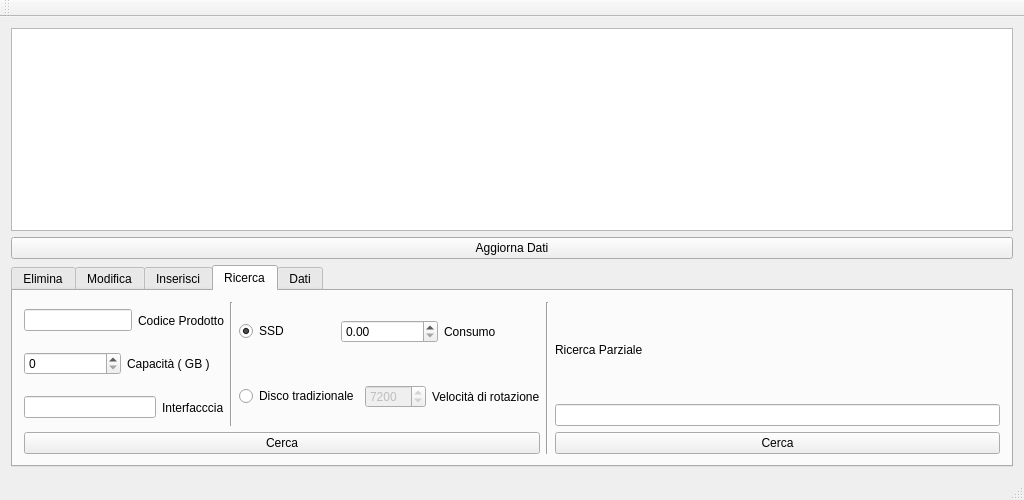
<?xml version="1.0" encoding="UTF-8"?>
<ui version="4.0">
 <class>MainWindow</class>
 <widget class="QMainWindow" name="MainWindow">
  <property name="geometry">
   <rect>
    <x>0</x>
    <y>0</y>
    <width>1024</width>
    <height>500</height>
   </rect>
  </property>
  <property name="windowTitle">
   <string>qDB</string>
  </property>
  <widget class="QWidget" name="centralWidget">
   <layout class="QVBoxLayout" name="verticalLayout_15">
    <item>
     <layout class="QVBoxLayout" name="verticalLayout_14">
      <item>
       <widget class="QTextEdit" name="dati">
        <property name="readOnly">
         <bool>true</bool>
        </property>
       </widget>
      </item>
      <item>
       <widget class="QPushButton" name="aggiorna">
        <property name="text">
         <string>Aggiorna Dati</string>
        </property>
       </widget>
      </item>
      <item>
       <widget class="QTabWidget" name="tabdati">
        <property name="focusPolicy">
         <enum>Qt::TabFocus</enum>
        </property>
        <property name="currentIndex">
         <number>3</number>
        </property>
        <widget class="QWidget" name="tabelimina">
         <attribute name="title">
          <string>Elimina</string>
         </attribute>
         <layout class="QHBoxLayout" name="horizontalLayout_20">
          <item>
           <layout class="QVBoxLayout" name="verticalLayout_3">
            <item>
             <widget class="QLabel" name="codiceeliminalabel">
              <property name="text">
               <string>Inserire il codice del prodotto da eliminare :</string>
              </property>
             </widget>
            </item>
            <item>
             <widget class="QLineEdit" name="elimina"/>
            </item>
            <item>
             <widget class="QPushButton" name="eliminaelemento">
              <property name="text">
               <string>Elimina</string>
              </property>
             </widget>
            </item>
           </layout>
          </item>
          <item>
           <spacer name="horizontalSpacer">
            <property name="orientation">
             <enum>Qt::Horizontal</enum>
            </property>
            <property name="sizeHint" stdset="0">
             <size>
              <width>40</width>
              <height>20</height>
             </size>
            </property>
           </spacer>
          </item>
         </layout>
        </widget>
        <widget class="QWidget" name="tabmodifica">
         <attribute name="title">
          <string>Modifica</string>
         </attribute>
         <layout class="QVBoxLayout" name="verticalLayout_13">
          <item>
           <layout class="QVBoxLayout" name="verticalLayout_12">
            <item>
             <layout class="QHBoxLayout" name="horizontalLayout_12">
              <item>
               <widget class="QLabel" name="label_2">
                <property name="text">
                 <string>Inserire il codice del prodotto da modificare :</string>
                </property>
               </widget>
              </item>
              <item>
               <widget class="QLineEdit" name="cercamodifica">
                <property name="focusPolicy">
                 <enum>Qt::WheelFocus</enum>
                </property>
               </widget>
              </item>
              <item>
               <widget class="QPushButton" name="cercamodificabutton">
                <property name="text">
                 <string>Cerca</string>
                </property>
               </widget>
              </item>
             </layout>
            </item>
            <item>
             <layout class="QHBoxLayout" name="horizontalLayout_24">
              <item>
               <layout class="QVBoxLayout" name="verticalLayout_10">
                <item>
                 <layout class="QHBoxLayout" name="horizontalLayout_13">
                  <item>
                   <widget class="QLineEdit" name="interfacciamodifica">
                    <property name="enabled">
                     <bool>false</bool>
                    </property>
                   </widget>
                  </item>
                  <item>
                   <widget class="QLabel" name="interfacciamodificalabel">
                    <property name="enabled">
                     <bool>false</bool>
                    </property>
                    <property name="text">
                     <string>Interfacccia</string>
                    </property>
                   </widget>
                  </item>
                 </layout>
                </item>
                <item>
                 <layout class="QHBoxLayout" name="horizontalLayout_14">
                  <item>
                   <widget class="QSpinBox" name="capacitamodifica">
                    <property name="enabled">
                     <bool>false</bool>
                    </property>
                    <property name="maximum">
                     <number>15000</number>
                    </property>
                    <property name="value">
                     <number>0</number>
                    </property>
                   </widget>
                  </item>
                  <item>
                   <widget class="QLabel" name="capacitamodificalabel">
                    <property name="enabled">
                     <bool>false</bool>
                    </property>
                    <property name="text">
                     <string>Capacità ( GB )</string>
                    </property>
                   </widget>
                  </item>
                 </layout>
                </item>
               </layout>
              </item>
              <item>
               <spacer name="horizontalSpacer_3">
                <property name="orientation">
                 <enum>Qt::Horizontal</enum>
                </property>
                <property name="sizeHint" stdset="0">
                 <size>
                  <width>40</width>
                  <height>20</height>
                 </size>
                </property>
               </spacer>
              </item>
              <item>
               <widget class="Line" name="line_5">
                <property name="orientation">
                 <enum>Qt::Vertical</enum>
                </property>
               </widget>
              </item>
              <item>
               <layout class="QVBoxLayout" name="verticalLayout_11">
                <item>
                 <layout class="QHBoxLayout" name="horizontalLayout_15">
                  <item>
                   <widget class="QRadioButton" name="SSDmodificaradio">
                    <property name="enabled">
                     <bool>false</bool>
                    </property>
                    <property name="text">
                     <string>SSD</string>
                    </property>
                    <property name="checked">
                     <bool>true</bool>
                    </property>
                   </widget>
                  </item>
                  <item>
                   <widget class="QDoubleSpinBox" name="consumomodifica">
                    <property name="enabled">
                     <bool>false</bool>
                    </property>
                   </widget>
                  </item>
                  <item>
                   <widget class="QLabel" name="consumomodificalabel">
                    <property name="enabled">
                     <bool>false</bool>
                    </property>
                    <property name="text">
                     <string>Consumo</string>
                    </property>
                   </widget>
                  </item>
                 </layout>
                </item>
                <item>
                 <layout class="QHBoxLayout" name="horizontalLayout_16">
                  <item>
                   <widget class="QRadioButton" name="Discomodificaradio">
                    <property name="enabled">
                     <bool>false</bool>
                    </property>
                    <property name="text">
                     <string>Disco tradizionale</string>
                    </property>
                   </widget>
                  </item>
                  <item>
                   <widget class="QSpinBox" name="velocitamodifica">
                    <property name="enabled">
                     <bool>false</bool>
                    </property>
                    <property name="maximum">
                     <number>30000</number>
                    </property>
                    <property name="value">
                     <number>7200</number>
                    </property>
                   </widget>
                  </item>
                  <item>
                   <widget class="QLabel" name="velocitamodificalabel">
                    <property name="enabled">
                     <bool>false</bool>
                    </property>
                    <property name="text">
                     <string>Velocità di rotazione</string>
                    </property>
                   </widget>
                  </item>
                 </layout>
                </item>
               </layout>
              </item>
              <item>
               <spacer name="horizontalSpacer_4">
                <property name="orientation">
                 <enum>Qt::Horizontal</enum>
                </property>
                <property name="sizeHint" stdset="0">
                 <size>
                  <width>40</width>
                  <height>20</height>
                 </size>
                </property>
               </spacer>
              </item>
             </layout>
            </item>
            <item>
             <widget class="QPushButton" name="modificabutton">
              <property name="enabled">
               <bool>false</bool>
              </property>
              <property name="text">
               <string>Modifica</string>
              </property>
             </widget>
            </item>
           </layout>
          </item>
         </layout>
        </widget>
        <widget class="QWidget" name="tabinserisci">
         <attribute name="title">
          <string>Inserisci</string>
         </attribute>
         <layout class="QHBoxLayout" name="horizontalLayout_22">
          <item>
           <layout class="QVBoxLayout" name="verticalLayout_2">
            <item>
             <layout class="QHBoxLayout" name="horizontalLayout_21">
              <item>
               <widget class="Line" name="line">
                <property name="orientation">
                 <enum>Qt::Vertical</enum>
                </property>
               </widget>
              </item>
              <item>
               <layout class="QVBoxLayout" name="verticalLayout_8">
                <item>
                 <layout class="QHBoxLayout" name="horizontalLayout_7">
                  <item>
                   <widget class="QLineEdit" name="codiceprodotto"/>
                  </item>
                  <item>
                   <widget class="QLabel" name="codiceprodottolabel">
                    <property name="text">
                     <string>Codice Prodotto</string>
                    </property>
                   </widget>
                  </item>
                 </layout>
                </item>
                <item>
                 <layout class="QHBoxLayout" name="horizontalLayout_8">
                  <item>
                   <widget class="QLineEdit" name="interfaccia"/>
                  </item>
                  <item>
                   <widget class="QLabel" name="interfaccialabel">
                    <property name="text">
                     <string>Interfacccia</string>
                    </property>
                   </widget>
                  </item>
                 </layout>
                </item>
                <item>
                 <layout class="QHBoxLayout" name="horizontalLayout_9">
                  <item>
                   <widget class="QSpinBox" name="capacita">
                    <property name="maximum">
                     <number>15000</number>
                    </property>
                    <property name="value">
                     <number>0</number>
                    </property>
                   </widget>
                  </item>
                  <item>
                   <widget class="QLabel" name="capacitalabel">
                    <property name="text">
                     <string>Capacità ( GB )</string>
                    </property>
                   </widget>
                  </item>
                 </layout>
                </item>
               </layout>
              </item>
              <item>
               <spacer name="horizontalSpacer_5">
                <property name="orientation">
                 <enum>Qt::Horizontal</enum>
                </property>
                <property name="sizeHint" stdset="0">
                 <size>
                  <width>40</width>
                  <height>20</height>
                 </size>
                </property>
               </spacer>
              </item>
              <item>
               <layout class="QVBoxLayout" name="verticalLayout_9">
                <item>
                 <layout class="QHBoxLayout" name="horizontalLayout_10">
                  <item>
                   <widget class="QRadioButton" name="SSD">
                    <property name="text">
                     <string>SSD</string>
                    </property>
                    <property name="checked">
                     <bool>true</bool>
                    </property>
                   </widget>
                  </item>
                  <item>
                   <widget class="QDoubleSpinBox" name="consumo"/>
                  </item>
                  <item>
                   <widget class="QLabel" name="consumolabel">
                    <property name="text">
                     <string>Consumo</string>
                    </property>
                   </widget>
                  </item>
                 </layout>
                </item>
                <item>
                 <layout class="QHBoxLayout" name="horizontalLayout_11">
                  <item>
                   <widget class="QRadioButton" name="Disco">
                    <property name="text">
                     <string>Disco tradizionale</string>
                    </property>
                   </widget>
                  </item>
                  <item>
                   <widget class="QSpinBox" name="velocitadirotazione">
                    <property name="enabled">
                     <bool>false</bool>
                    </property>
                    <property name="maximum">
                     <number>30000</number>
                    </property>
                    <property name="value">
                     <number>7200</number>
                    </property>
                   </widget>
                  </item>
                  <item>
                   <widget class="QLabel" name="velocitalabel">
                    <property name="text">
                     <string>Velocità di rotazione</string>
                    </property>
                   </widget>
                  </item>
                 </layout>
                </item>
               </layout>
              </item>
              <item>
               <spacer name="horizontalSpacer_6">
                <property name="orientation">
                 <enum>Qt::Horizontal</enum>
                </property>
                <property name="sizeHint" stdset="0">
                 <size>
                  <width>40</width>
                  <height>20</height>
                 </size>
                </property>
               </spacer>
              </item>
             </layout>
            </item>
            <item>
             <widget class="QPushButton" name="inserisci">
              <property name="text">
               <string>Inserisci</string>
              </property>
             </widget>
            </item>
            <item>
             <widget class="Line" name="line_2">
              <property name="orientation">
               <enum>Qt::Horizontal</enum>
              </property>
             </widget>
            </item>
           </layout>
          </item>
         </layout>
        </widget>
        <widget class="QWidget" name="tabricerca">
         <attribute name="title">
          <string>Ricerca</string>
         </attribute>
         <layout class="QHBoxLayout" name="horizontalLayout_19">
          <item>
           <layout class="QHBoxLayout" name="horizontalLayout_18">
            <item>
             <layout class="QVBoxLayout" name="verticalLayout">
              <item>
               <layout class="QHBoxLayout" name="horizontalLayout_17">
                <item>
                 <layout class="QVBoxLayout" name="verticalLayout_5">
                  <item>
                   <layout class="QHBoxLayout" name="horizontalLayout_2">
                    <item>
                     <widget class="QLineEdit" name="codiceprodottocerca"/>
                    </item>
                    <item>
                     <widget class="QLabel" name="codiceprodottocercalabel">
                      <property name="text">
                       <string>Codice Prodotto</string>
                      </property>
                     </widget>
                    </item>
                   </layout>
                  </item>
                  <item>
                   <layout class="QHBoxLayout" name="horizontalLayout_4">
                    <item>
                     <widget class="QSpinBox" name="capacitacerca">
                      <property name="maximum">
                       <number>15000</number>
                      </property>
                      <property name="value">
                       <number>0</number>
                      </property>
                     </widget>
                    </item>
                    <item>
                     <widget class="QLabel" name="capacitacercalabel">
                      <property name="text">
                       <string>Capacità ( GB )</string>
                      </property>
                     </widget>
                    </item>
                   </layout>
                  </item>
                  <item>
                   <layout class="QHBoxLayout" name="horizontalLayout_3">
                    <item>
                     <widget class="QLineEdit" name="interfacciacerca"/>
                    </item>
                    <item>
                     <widget class="QLabel" name="interfacciacercalabel">
                      <property name="text">
                       <string>Interfacccia</string>
                      </property>
                     </widget>
                    </item>
                   </layout>
                  </item>
                 </layout>
                </item>
                <item>
                 <widget class="Line" name="line_3">
                  <property name="orientation">
                   <enum>Qt::Vertical</enum>
                  </property>
                 </widget>
                </item>
                <item>
                 <layout class="QVBoxLayout" name="verticalLayout_6">
                  <item>
                   <layout class="QHBoxLayout" name="horizontalLayout_5">
                    <item>
                     <widget class="QRadioButton" name="SSDcerca">
                      <property name="text">
                       <string>SSD</string>
                      </property>
                      <property name="checked">
                       <bool>true</bool>
                      </property>
                     </widget>
                    </item>
                    <item>
                     <widget class="QDoubleSpinBox" name="consumocerca"/>
                    </item>
                    <item>
                     <widget class="QLabel" name="consumocerca_2">
                      <property name="text">
                       <string>Consumo</string>
                      </property>
                     </widget>
                    </item>
                   </layout>
                  </item>
                  <item>
                   <layout class="QHBoxLayout" name="horizontalLayout_6">
                    <item>
                     <widget class="QRadioButton" name="Discocerca">
                      <property name="text">
                       <string>Disco tradizionale</string>
                      </property>
                     </widget>
                    </item>
                    <item>
                     <widget class="QSpinBox" name="velocitadirotazionecerca">
                      <property name="enabled">
                       <bool>false</bool>
                      </property>
                      <property name="maximum">
                       <number>30000</number>
                      </property>
                      <property name="value">
                       <number>7200</number>
                      </property>
                     </widget>
                    </item>
                    <item>
                     <widget class="QLabel" name="velocitacerca">
                      <property name="text">
                       <string>Velocità di rotazione</string>
                      </property>
                     </widget>
                    </item>
                   </layout>
                  </item>
                 </layout>
                </item>
               </layout>
              </item>
              <item>
               <widget class="QPushButton" name="cerca">
                <property name="text">
                 <string>Cerca</string>
                </property>
               </widget>
              </item>
             </layout>
            </item>
            <item>
             <layout class="QHBoxLayout" name="horizontalLayout">
              <item>
               <widget class="Line" name="line_4">
                <property name="orientation">
                 <enum>Qt::Vertical</enum>
                </property>
               </widget>
              </item>
              <item>
               <layout class="QVBoxLayout" name="verticalLayout_7">
                <item>
                 <widget class="QLabel" name="carcaparzialelabel">
                  <property name="text">
                   <string>Ricerca Parziale</string>
                  </property>
                 </widget>
                </item>
                <item>
                 <widget class="QLineEdit" name="cercaparziale"/>
                </item>
                <item>
                 <widget class="QPushButton" name="cercaparzialebutton">
                  <property name="text">
                   <string>Cerca</string>
                  </property>
                 </widget>
                </item>
               </layout>
              </item>
             </layout>
            </item>
           </layout>
          </item>
         </layout>
        </widget>
        <widget class="QWidget" name="tabfile">
         <attribute name="title">
          <string>Dati</string>
         </attribute>
         <layout class="QHBoxLayout" name="horizontalLayout_23">
          <item>
           <layout class="QVBoxLayout" name="verticalLayout_4">
            <item>
             <widget class="QPushButton" name="caricabutton">
              <property name="text">
               <string>Carica Dati</string>
              </property>
             </widget>
            </item>
            <item>
             <widget class="QPushButton" name="salvabutton">
              <property name="text">
               <string>Salva Dati</string>
              </property>
             </widget>
            </item>
           </layout>
          </item>
          <item>
           <spacer name="horizontalSpacer_2">
            <property name="orientation">
             <enum>Qt::Horizontal</enum>
            </property>
            <property name="sizeHint" stdset="0">
             <size>
              <width>40</width>
              <height>20</height>
             </size>
            </property>
           </spacer>
          </item>
         </layout>
        </widget>
       </widget>
      </item>
     </layout>
    </item>
   </layout>
  </widget>
  <widget class="QMenuBar" name="menuBar">
   <property name="geometry">
    <rect>
     <x>0</x>
     <y>0</y>
     <width>1024</width>
     <height>20</height>
    </rect>
   </property>
  </widget>
  <widget class="QToolBar" name="mainToolBar">
   <attribute name="toolBarArea">
    <enum>TopToolBarArea</enum>
   </attribute>
   <attribute name="toolBarBreak">
    <bool>false</bool>
   </attribute>
  </widget>
  <widget class="QStatusBar" name="statusBar"/>
 </widget>
 <layoutdefault spacing="6" margin="11"/>
 <resources/>
 <connections/>
</ui>
